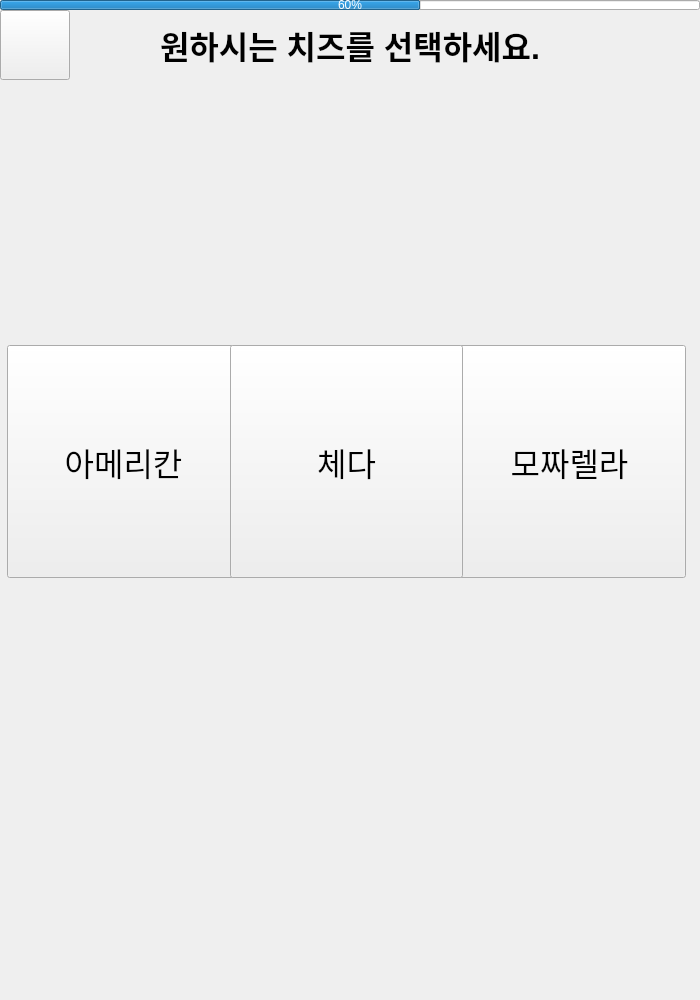
<?xml version="1.0" encoding="UTF-8"?>
<ui version="4.0">
 <class>IntroWindow</class>
 <widget class="QMainWindow" name="IntroWindow">
  <property name="geometry">
   <rect>
    <x>0</x>
    <y>0</y>
    <width>700</width>
    <height>1000</height>
   </rect>
  </property>
  <property name="minimumSize">
   <size>
    <width>700</width>
    <height>1000</height>
   </size>
  </property>
  <property name="maximumSize">
   <size>
    <width>700</width>
    <height>1000</height>
   </size>
  </property>
  <property name="windowTitle">
   <string>키오스크</string>
  </property>
  <widget class="QWidget" name="centralwidget">
   <widget class="QPushButton" name="BackButton">
    <property name="geometry">
     <rect>
      <x>0</x>
      <y>10</y>
      <width>70</width>
      <height>70</height>
     </rect>
    </property>
    <property name="autoFillBackground">
     <bool>false</bool>
    </property>
    <property name="text">
     <string/>
    </property>
    <property name="icon">
     <iconset>
      <normaloff>src/images/icons/arrow.png</normaloff>src/images/icons/arrow.png</iconset>
    </property>
    <property name="iconSize">
     <size>
      <width>20</width>
      <height>20</height>
     </size>
    </property>
    <property name="autoRepeat">
     <bool>false</bool>
    </property>
    <property name="autoExclusive">
     <bool>false</bool>
    </property>
   </widget>
   <widget class="QLabel" name="label">
    <property name="geometry">
     <rect>
      <x>70</x>
      <y>10</y>
      <width>560</width>
      <height>70</height>
     </rect>
    </property>
    <property name="font">
     <font>
      <pointsize>24</pointsize>
      <weight>75</weight>
      <bold>true</bold>
     </font>
    </property>
    <property name="text">
     <string>원하시는 치즈를 선택하세요.</string>
    </property>
    <property name="alignment">
     <set>Qt::AlignCenter</set>
    </property>
   </widget>
   <widget class="QProgressBar" name="progressBar">
    <property name="geometry">
     <rect>
      <x>0</x>
      <y>0</y>
      <width>700</width>
      <height>10</height>
     </rect>
    </property>
    <property name="value">
     <number>60</number>
    </property>
   </widget>
   <widget class="QPushButton" name="MozzarellaButton">
    <property name="geometry">
     <rect>
      <x>453</x>
      <y>345</y>
      <width>233</width>
      <height>233</height>
     </rect>
    </property>
    <property name="font">
     <font>
      <pointsize>24</pointsize>
     </font>
    </property>
    <property name="text">
     <string>모짜렐라</string>
    </property>
    <property name="icon">
     <iconset>
      <normaloff>src/images/assets/cheese/mozzarella.png</normaloff>src/images/assets/cheese/mozzarella.png</iconset>
    </property>
    <property name="iconSize">
     <size>
      <width>70</width>
      <height>70</height>
     </size>
    </property>
   </widget>
   <widget class="QPushButton" name="AmericanButton">
    <property name="geometry">
     <rect>
      <x>7</x>
      <y>345</y>
      <width>233</width>
      <height>233</height>
     </rect>
    </property>
    <property name="font">
     <font>
      <pointsize>24</pointsize>
     </font>
    </property>
    <property name="text">
     <string>아메리칸</string>
    </property>
    <property name="icon">
     <iconset>
      <normaloff>src/images/assets/cheese/american.png</normaloff>src/images/assets/cheese/american.png</iconset>
    </property>
    <property name="iconSize">
     <size>
      <width>70</width>
      <height>70</height>
     </size>
    </property>
    <property name="checkable">
     <bool>false</bool>
    </property>
    <property name="autoRepeat">
     <bool>false</bool>
    </property>
   </widget>
   <widget class="QPushButton" name="CheddarButton">
    <property name="geometry">
     <rect>
      <x>230</x>
      <y>345</y>
      <width>233</width>
      <height>233</height>
     </rect>
    </property>
    <property name="font">
     <font>
      <pointsize>24</pointsize>
     </font>
    </property>
    <property name="text">
     <string>체다</string>
    </property>
    <property name="icon">
     <iconset>
      <normaloff>src/images/assets/cheese/cheddar.png</normaloff>src/images/assets/cheese/cheddar.png</iconset>
    </property>
    <property name="iconSize">
     <size>
      <width>70</width>
      <height>70</height>
     </size>
    </property>
   </widget>
  </widget>
 </widget>
 <resources/>
 <connections/>
</ui>
